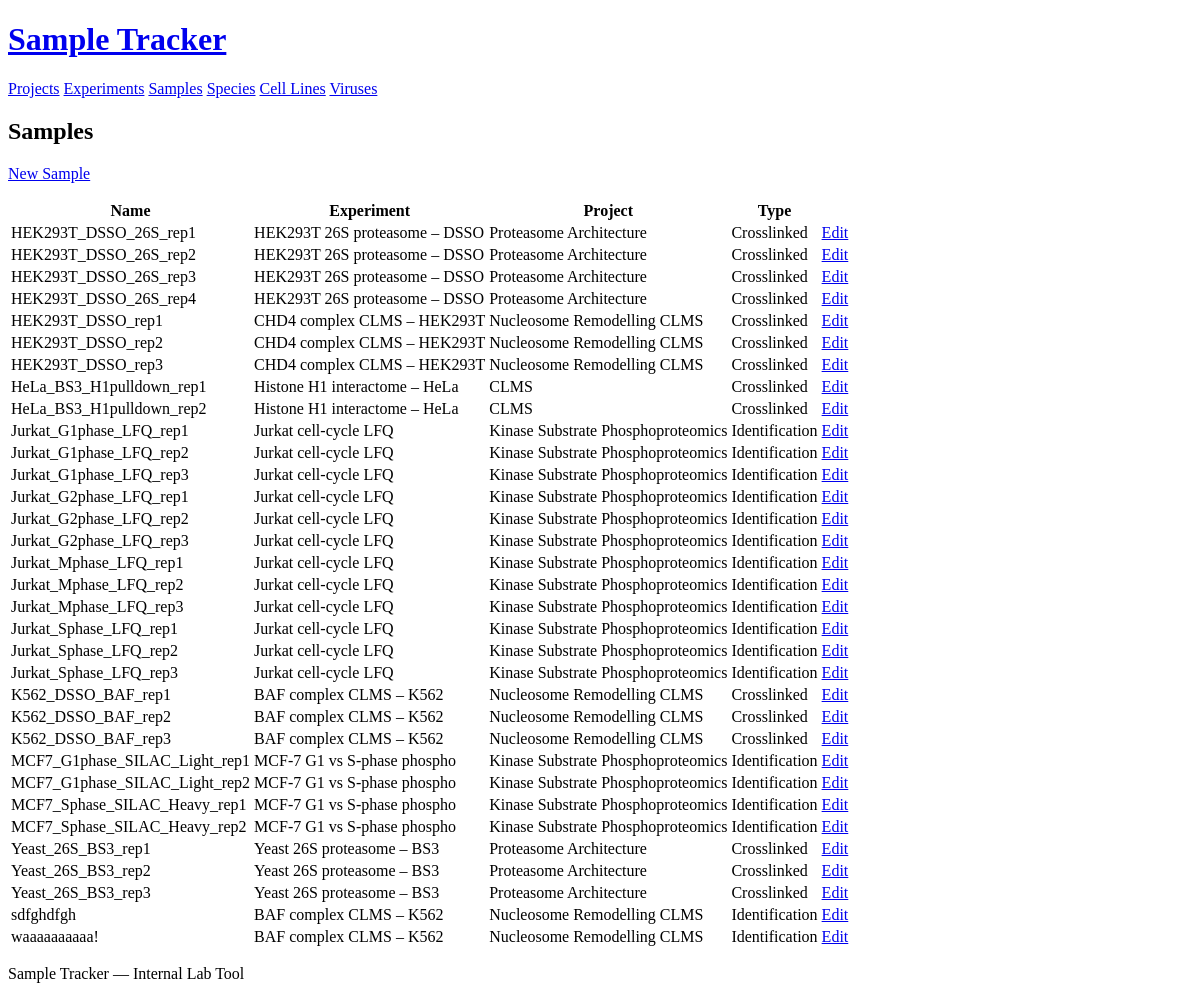
The app's page /samples, older data.
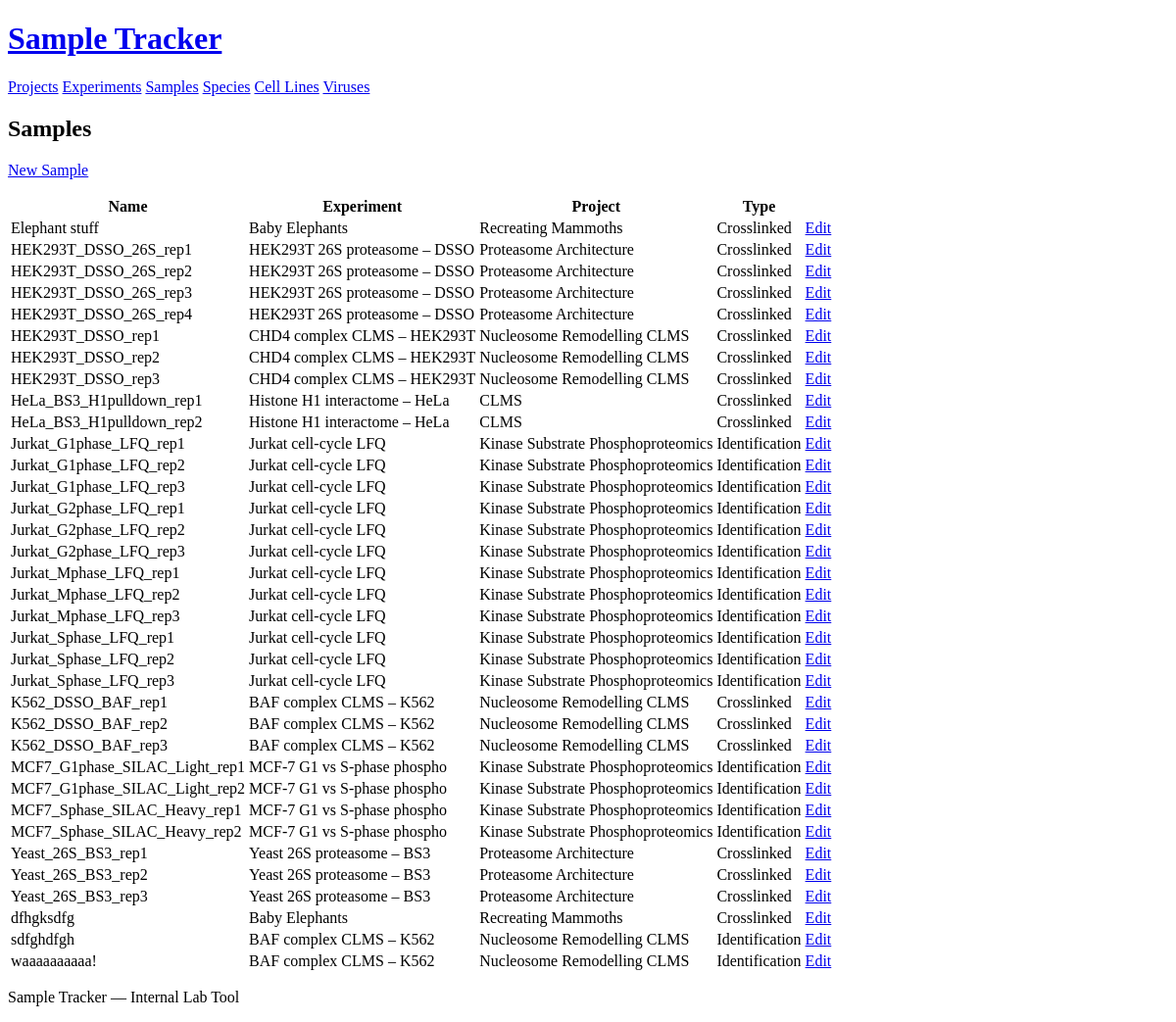
The same page, newer data.
### models.py (models this page shows)
class Sample(db.Model):
    __tablename__ = "sample"
    id = db.Column(db.Integer, primary_key=True, autoincrement=True)
    experiment_id = db.Column(
        db.Integer, db.ForeignKey("experiment.id"), nullable=False
    )
    name = db.Column(db.Text, nullable=False)
    comment = db.Column(db.Text)
    file_name_root = db.Column(db.Text)
    disease = db.Column(db.Text)
    phenotype = db.Column(db.Text)
    isotope_labeling_channel = db.Column(db.Text)
    chemical_labelling = db.Column(db.Text)
    tissue = db.Column(db.Text)
    organism_age = db.Column(db.Float)
    organism_age_unit = db.Column(db.Text)
    organism_sex = db.Column(db.Text)
    enrichment_process = db.Column(db.Text)
    replicate = db.Column(db.Text)
    synthetic_peptide = db.Column(db.Text)
    digestion = db.Column(db.Text)
    protein_isolation_or_fractionation = db.Column(db.Text)
    crosslinked_sample = db.Column(db.Integer, nullable=False, default=0)
    quantitation = db.Column(db.Integer, default=0)
    quantitation_scheme = db.Column(db.Text)
    quantitation_method = db.Column(db.Text)
    crosslinker = db.Column(db.Text)
    crosslinking_type = db.Column(db.Text)
    protein_or_cell_concentration = db.Column(db.Float)
    protein_or_cell_concentration_unit = db.Column(db.Text)
    crosslinker_or_compound_concentration = db.Column(db.Float)
    crosslinker_or_compound_concentration_unit = db.Column(db.Text)
    organic_solvent_concentration = db.Column(db.Float)
    organic_solvent_concentration_unit = db.Column(db.Text)
    reaction_temperature_in_celsius = db.Column(db.Float)
    reaction_time_in_minutes = db.Column(db.Float)
    quenching_reagent = db.Column(db.Text)
    uv_source = db.Column(db.Text)
    uv_time_in_seconds = db.Column(db.Float)
    uv_wavelength_in_nanometers = db.Column(db.Float)
    peptide_level_fraction = db.Column(db.Text)
    __mapper_args__ = {
        "polymorphic_on": crosslinked_sample,
        "polymorphic_identity": -1,
    }
    experiment = db.relationship("Experiment", back_populates="samples")
    species_list = db.relationship(
        "Species", secondary=sample_species, backref="samples"
    )
    cell_lines = db.relationship(
        "CellLine", secondary=sample_cell_line, backref="samples"
    )

class IdentificationSample(Sample):
    __mapper_args__ = {"polymorphic_identity": 0}

class Experiment(db.Model):
    __tablename__ = "experiment"
    id = db.Column(db.Integer, primary_key=True, autoincrement=True)
    project_id = db.Column(db.Integer, db.ForeignKey("project.id"), nullable=False)
    name = db.Column(db.Text, nullable=False)
    description = db.Column(db.Text)
    contact_person = db.Column(db.Text)
    project = db.relationship("Project", back_populates="experiments")
    samples = db.relationship("Sample", back_populates="experiment")

class Project(db.Model):
    __tablename__ = "project"
    id = db.Column(db.Integer, primary_key=True, autoincrement=True)
    code = db.Column(db.Text, nullable=False)
    name = db.Column(db.Text, nullable=False)
    description = db.Column(db.Text)
    contact_person = db.Column(db.Text)
    active = db.Column(db.Boolean, nullable=False, default=True)
    experiments = db.relationship("Experiment", back_populates="project")

### app.py (the view)
@app.route("/samples")
def sample_list():
    samples = (
        Sample.query.join(Experiment)
        .join(Project)
        .filter(Project.active == True)  # noqa: E712
        .order_by(Sample.name)
        .all()
    )
    return render_template("sample/list.html", samples=samples)

### templates/sample/list.html (shortened to what this page needs)
{% extends "base.html" %}
{% block content %}
<h2>Samples</h2>
<p><a href="{{ url_for('sample_create') }}" role="button">New Sample</a></p>
<table>
  <thead>
    <tr>
      <th>Name</th>
      <th>Experiment</th>
      <th>Project</th>
      <th>Type</th>
      <th></th>
    </tr>
  </thead>
  <tbody>
    {% for sample in samples %}
    <tr>
      <td>{{ sample.name }}</td>
      <td>{{ sample.experiment.name }}</td>
      <td>{{ sample.experiment.project.name }}</td>
      <td>{{ 'Crosslinked' if sample.crosslinked_sample else 'Identification' }}</td>
      <td><a href="{{ url_for('sample_edit', id=sample.id) }}">Edit</a></td>
    </tr>
    {% else %}
    <tr><td colspan="5">No samples found.</td></tr>
    {% endfor %}
  </tbody>
</table>
{% endblock %}

Row changes from the older to the newer data that the page shows:
added IdentificationSample: name "Elephant stuff", experiment.name "Baby Elephants", experiment.project.name "Recreating Mammoths", crosslinked_sample "Crosslinked"
added IdentificationSample: name "dfhgksdfg", experiment.name "Baby Elephants", experiment.project.name "Recreating Mammoths", crosslinked_sample "Crosslinked"
